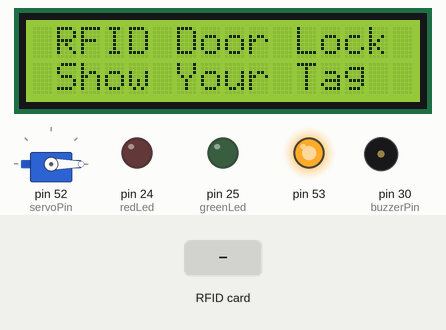
The sketch below on a simulated Arduino Mega 2560, built with avr-gcc and run on an emulated ATmega2560. On the bench: servo, 16×2 character LCD, output pins drawn as LEDs (lit = HIGH), buzzer (waves = sounding, pin HIGH). The inputs (shaded band) are chosen by the test bench.

Above: at 1.3 s.
1.4 s: RFID card 29 B9 ED 23 held to the reader
At 2.2 s:
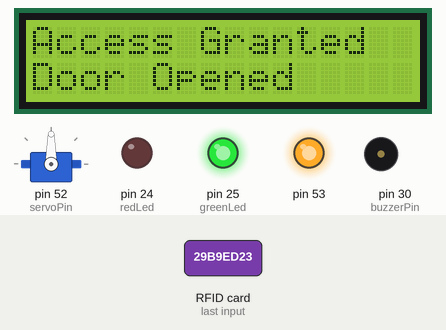
2.9 s: RFID card 5E 7A 19 C4 held to the reader
At 5.7 s:
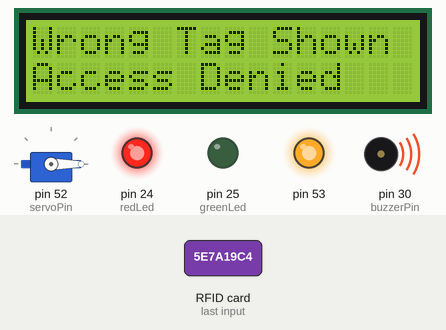
Timing chart, 0 to 9.0 s (numbered marks = the images above; inputs shaded):
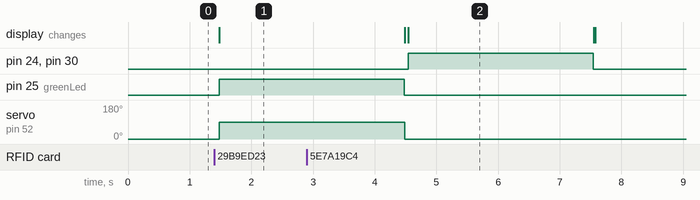

Measured:
- after the input at 1.4 s, pin 25 (greenLed): LOW → HIGH after 0.08 s; servo on pin 52 (servoPin): 0° → 90° after 0.08 s; the display: changes after 0.08 s (image 1)
- after the input at 2.9 s, pin 24 (redLed), pin 30 (buzzerPin): LOW → HIGH after 1.6 s, → LOW 3.0 s later

The sketch:

Lcd_servo_rfid_and_a_buzzer.ino
```cpp
// Include required libraries
#include <LiquidCrystal_I2C.h>
#include <SPI.h>
#include <MFRC522.h>
#include <Servo.h>
// Create instances
LiquidCrystal_I2C lcd(0x27, 16, 2);
MFRC522 mfrc522(10, 9); // MFRC522 mfrc522(SS_PIN, RST_PIN)
Servo sg90;
// Initialize Pins for led's, servo and buzzer
// Blue LED is connected to 5V
constexpr uint8_t greenLed = 25;
constexpr uint8_t redLed = 24;
constexpr uint8_t servoPin = 52;
constexpr uint8_t buzzerPin = 30;
String tagUID = "29 B9 ED 23";  // String to store UID of tag. Change it with your tag's UID
void setup() {
  // Arduino Pin configuration
  pinMode(buzzerPin, OUTPUT);
  pinMode(redLed, OUTPUT);
  pinMode(greenLed, OUTPUT);

  sg90.attach(servoPin);  //Declare pin 9 for servo
  sg90.write(0); // Set initial position at 90 degrees
  lcd.begin();   // LCD screen
  lcd.backlight();
  SPI.begin();      // Init SPI bus
  mfrc522.PCD_Init();   // Init MFRC522
  lcd.clear();
}
void loop() {
  lcd.setCursor(0, 0);
  lcd.print(" RFID Door Lock");
  lcd.setCursor(0, 1);
  lcd.print(" Show Your Tag ");
  // Look for new cards
  if ( ! mfrc522.PICC_IsNewCardPresent()) {
    return;
  }
  // Select one of the cards
  if ( ! mfrc522.PICC_ReadCardSerial()) {
    return;
  }
  //Reading from the card
  String tag = "";
  for (byte i = 0; i < mfrc522.uid.size; i++)
  {
    tag.concat(String(mfrc522.uid.uidByte[i] < 0x10 ? " 0" : " "));
    tag.concat(String(mfrc522.uid.uidByte[i], HEX));
  }
  tag.toUpperCase();
  //Checking the card
  if (tag.substring(1) == tagUID) //change here the UID of the card/cards that you want to give access
  {
    // If UID of tag is matched.
    lcd.clear();
    lcd.setCursor(0, 0);
    lcd.print("Access Granted");
    lcd.setCursor(0, 1);
    lcd.print("Door Opened");
    sg90.write(90);
    digitalWrite(greenLed, HIGH);
    delay(3000);
    digitalWrite(greenLed, LOW);
    sg90.write(0);
    lcd.clear();
  }
  else
  {
    // If UID of tag is not matched.
    lcd.clear();
    lcd.setCursor(0, 0);
    lcd.print("Wrong Tag Shown");
    lcd.setCursor(0, 1);
    lcd.print("Access Denied");
    digitalWrite(buzzerPin, HIGH);
    digitalWrite(redLed, HIGH);
    delay(3000);
    digitalWrite(buzzerPin, LOW);
    digitalWrite(redLed, LOW);
    lcd.clear();
  }
}
```
